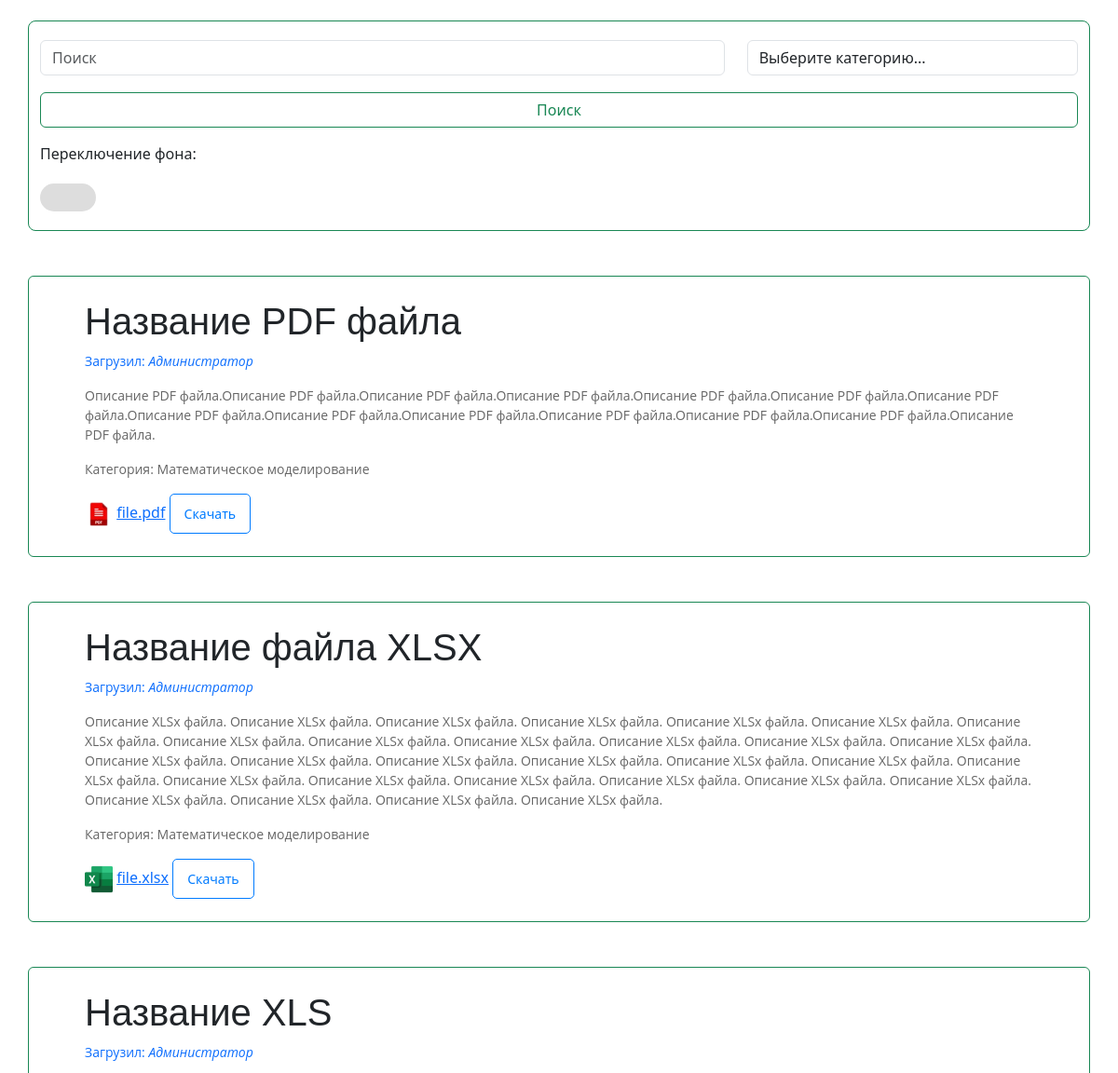
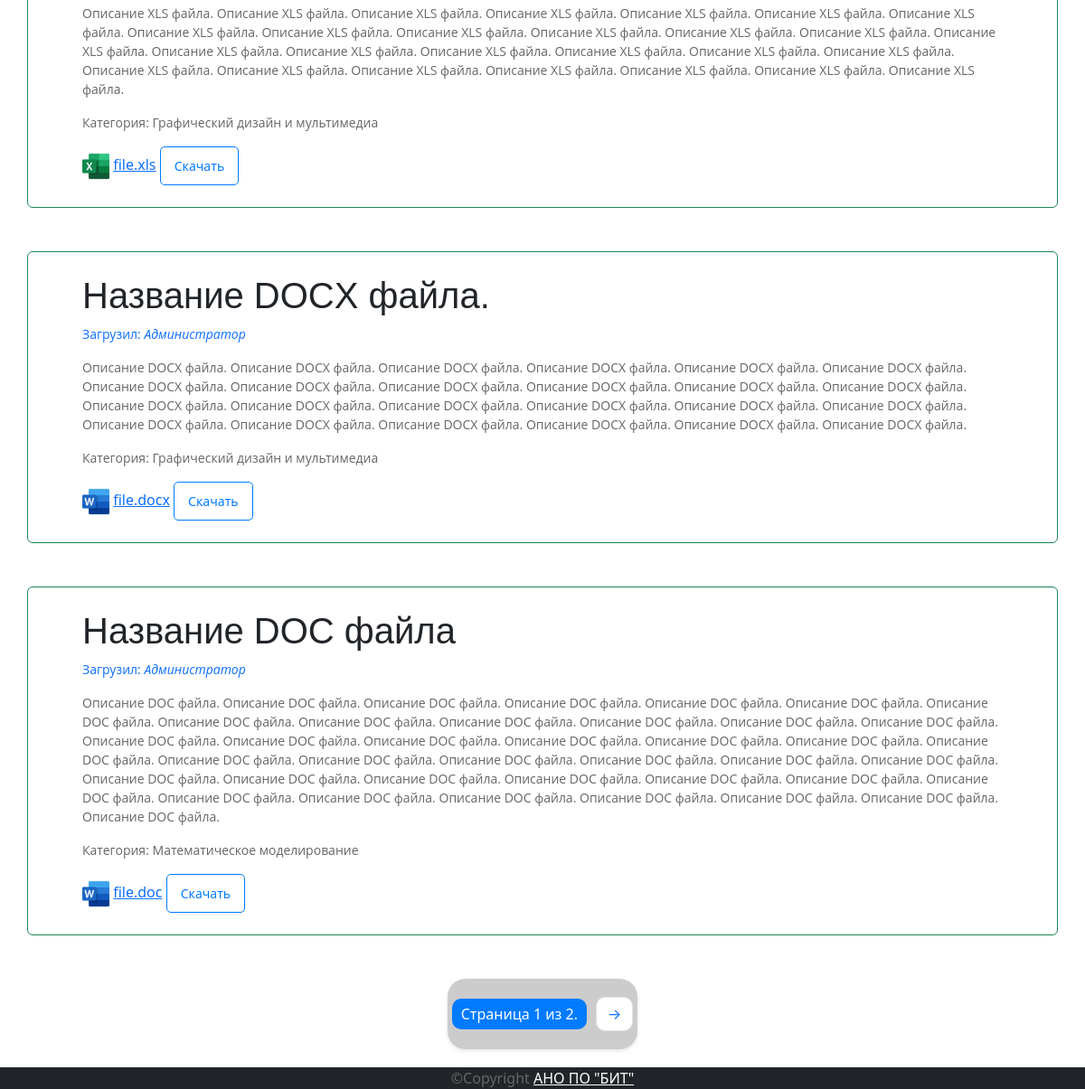
The app's page / (signed in, lower part), older data (2 pictures, top to bottom).
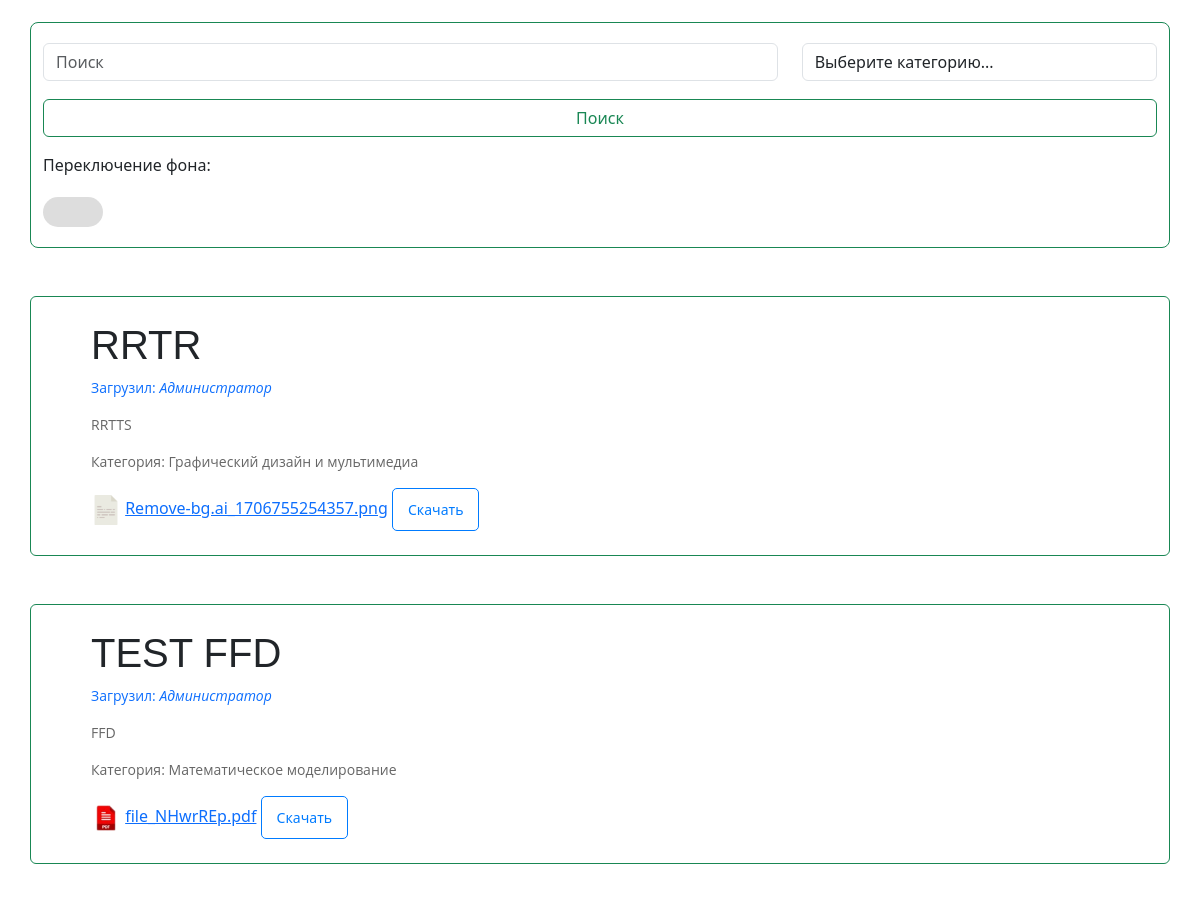
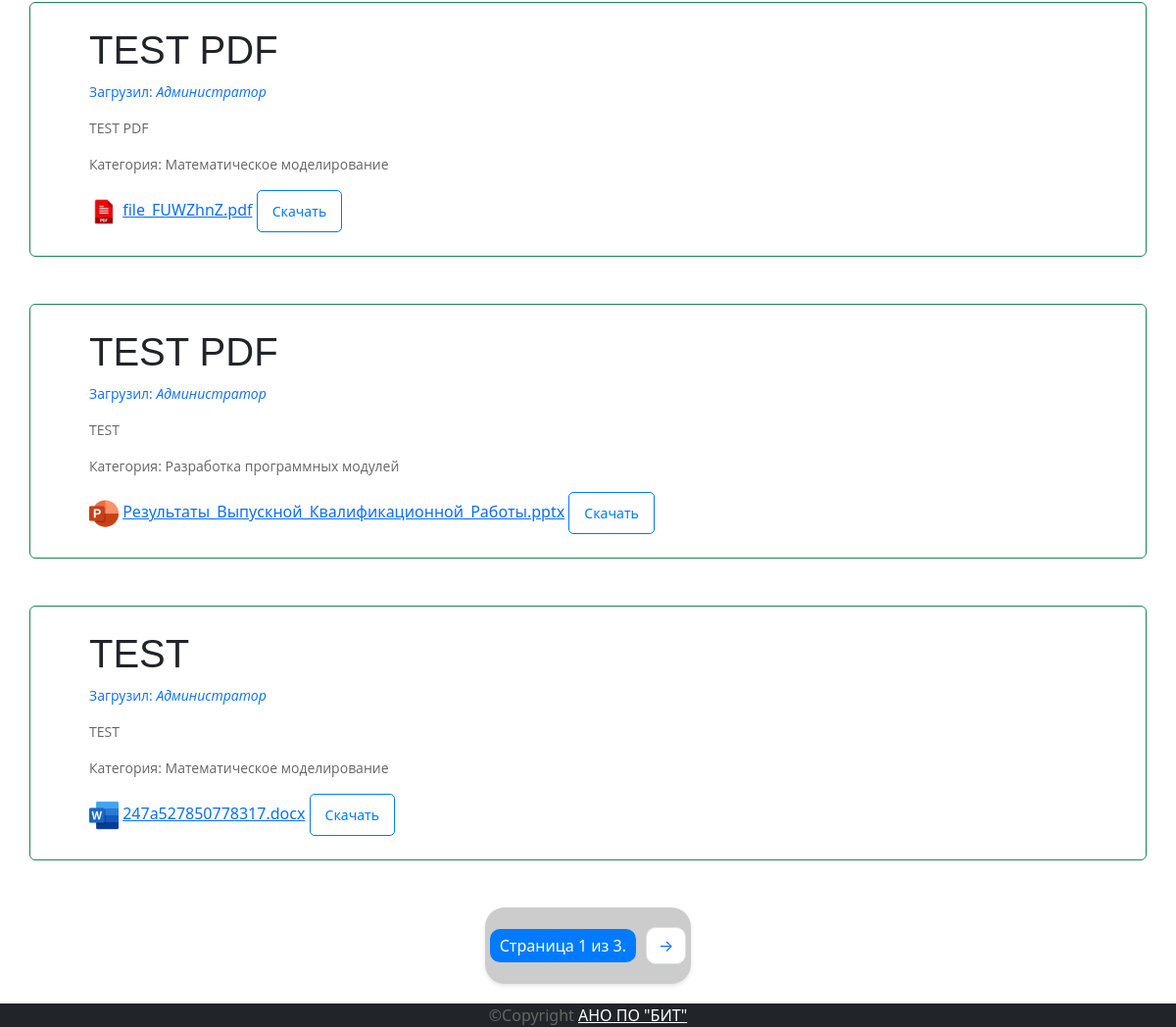
The same page, newer data (2 pictures, top to bottom).
### main/models.py (models this page shows, shortened)
class File_Upload(models.Model):
    user = models.ForeignKey(User, on_delete=models.CASCADE)
    title = models.CharField(max_length=50)
    description = models.TextField()
    category = models.ForeignKey(Category, on_delete=models.CASCADE, related_name='files', null=True)
    file_field = models.FileField(upload_to="")
    def get_icon_path(self):
        file_extension = self.file_field.name.split('.')[-1].lower()
        file_icons = {
            'pdf': 'images/icons/pdf.png',
            'doc': 'images/icons/docx.png',
            'docx': 'images/icons/docx.png',
            'pptx': 'images/icons/pptx.png',
            'ppt': 'images/icons/pptx.png',
            'xlsx': 'images/icons/xlsx.png',
            'xls': 'images/icons/xlsx.png',
        }
        return static(file_icons.get(file_extension, 'images/icons/default.png'))

class User(models.Model):
    name = models.CharField(max_length=50)
    email = models.EmailField()
    pwd = models.CharField(max_length=100)
    gender = models.CharField(max_length=20)

class Category(models.Model):
    name = models.CharField(max_length=100)

### main/views.py (the view)
# urls.py: path('', views.index, name="index"),
def index(request):
    if 'user' not in request.session:
        return redirect('login')
    query = request.GET.get('query', '')
    category_id = request.GET.get('category', '')
    files_list = File_Upload.objects.all().order_by('-id')
    if query:
        files_list = files_list.filter(title__icontains=query)
    if category_id:
        files_list = files_list.filter(category__id=category_id)
    paginator = Paginator(files_list, 5)  # Показывать по 5 файлов на странице
    page_number = request.GET.get('page')
    page_obj = paginator.get_page(page_number)
    categories = Category.objects.all()
    return render(request, 'index.html', {'page_obj': page_obj, 'categories': categories})

### templates/index.html (shortened to what this page needs)
{% extends 'base.html' %}
{% block body %}
<div class="container mt-4 border border-success">
    <form action="{% url 'index' %}" method="get" class="form-inline mb-3">
        <div class="row">
            <div class="col-md-8">
                <input class="form-control w-100" type="search" placeholder="Поиск" aria-label="Поиск" name="query">
            </div>
            <div class="col-md-4">
                <select class="form-control w-100" name="category">
                    <option value="">Выберите категорию...</option>
                </select>
            </div>
        </div>
        <div class="row mt-2">
            <div class="col">
                <button class="btn btn-outline-success w-100" type="submit">Поиск</button>
            </div>
        </div>
    </form>
 <span class="me-2 text-dark">Переключение фона:</span>
        <div class="toggle-container" onclick="toggleBackground()">
            <div class="toggle-circle"></div>
</div>
</div>
    {% for file in page_obj %}
        <div class="container border border-success my-5 py-4 form-control">
            <h1 class="mx-5">{{ file.title }}</h1>
            <small><p class="mx-5 text-primary">Загрузил: <i>{{ file.user.name }}</i></p></small>
            <p class="mx-5">{{ file.description }}</p>
            <p class="mx-5">Категория: {% if file.category %}{{ file.category.name }}{% else %}Не указана{% endif %}</p>
            <div class="mx-5 file-info">
                <img src="{{ file.get_icon_path }}" alt="File Icon" height="30">
                <a class=" btn-outline-success">{{ file.file_field.name }}</a>
                <a class="btn btn-outline-success btn-sm" href="{{ file.file_field.url }}" download>Скачать</a>
            </div>
        </div>
    {% endfor %}
    <div class="pagination">
        <span class="current-page">Страница {{ page_obj.number }} из {{ page_obj.paginator.num_pages }}.</span>
        {% if page_obj.has_next %}
            <a class="page-link" href="?page={{ page_obj.next_page_number }}">→</a>
        {% endif %}
    </div>
{% endblock %}

### templates/base.html (shortened to what this page needs)
<!doctype html>
<html lang="ru">
<head>
  {% load static %}
  <link rel="stylesheet" href="{% static 'css/styles.css' %}">
  <link href="https://cdn.jsdelivr.net/npm/bootstrap@5.3.0-alpha1/dist/css/bootstrap.min.css" rel="stylesheet">
</head>
<body class="bg-white text-light">
  {% block body %}
  {% endblock %}
  <footer class="text-center mt-10 bg-dark text-light">
    <div class="site-info">
      ©Copyright <a href="http://biit39.ru" target="_blank" style="color: #ffffff;">АНО ПО "БИТ"</a>
    </div>
  </footer>
</body>
</html>

### static/css/styles.css (style rules this page uses)
body, .main-section { background-color: #FFFFFF; }
.toggle-container { width: 60px; height: 30px; background-color: #ddd; border-radius: 15px; position: relative; cursor: pointer; margin-top: 20px; }
.toggle-circle { position: absolute; top: 5px; left: 5px; width: 20px; height: 20px; border-radius: 50%; transition: all 0.3s ease; }
body.bg-white { background-color: #ffffff; color: black; }
.form-inline .form-control { margin-bottom: 10px; }
.container { box-shadow: none; background-color: #FFFFFF; margin: 20px auto; padding: 20px; border-radius: 8px; width: 90%; border-color: black; max-width: 800px; }
a, a:visited { color: #007bff; text-decoration: none; }
a.btn { color: #007bff; padding: 10px 15px; border: 1px solid #007bff; border-radius: 5px; transition: background-color 0.3s ease, color 0.3s ease; }
h1, h2, h3, h4, h5, h6 { color: #294a70; font-family: 'Merriweather Sans', sans-serif; font-weight: normal; margin: 0 0 15px; }
p, li, .site-description { margin: 0; font-family: 'Open Sans', sans-serif; line-height: 1.5; font-size: 14px; color: #666666; }
.site-info { color: #666666; text-align: center; margin-top: 20px; }
.site-info a { color: #007bff; }
.pagination { display: flex; justify-content: center; align-items: center; padding: 20px 0; margin: 20px auto; background-color: rgba(0, 0, 0, 0.2); border-radius: 20px; box-shadow: 0 2px 4px rgba(0, 0, 0, 0.1); width: fit-content; }
.page-link { color: #007bff; border: none; background-color: transparent; border-radius: 10px; padding: 5px 10px; margin: 0 5px; }
.current-page { background-color: #007bff; color: #fff; border-radius: 10px; padding: 5px 10px; margin: 0 5px; }

Row changes from the older to the newer data that the page shows:
no longer on this page (row unchanged): File_Upload: title "Название PDF файла", user.name "Администратор", description "Описание PDF файла.Описание PDF файла.Описание PDF файла.Описание PDF файла.Описание PDF файла.Описание PDF файла.Описание PDF файла.Описание PDF файла.Описание PDF файла.Описание PDF файла.Описание PDF файла.Описание PDF файла.Описание PDF файла.Описание PDF файла.", category.name "Математическое моделирование", file_field.name "file.pdf"
no longer on this page (row unchanged): File_Upload: title "Название файла XLSX", user.name "Администратор", description "Описание XLSx файла. Описание XLSx файла. Описание XLSx файла. Описание XLSx файла. Описание XLSx файла. Описание XLSx файла. Описание XLSx файла. Описание XLSx файла. Описание XLSx файла. Описание XLSx файла. Описание XLSx файла. Описание XLSx файла. Описание XLSx файла. Описание XLSx файла. Описание XLSx файла. Описание XLSx файла. Описание XLSx файла. Описание XLSx файла. Описание XLSx файла. Описание XLSx файла. Описание XLSx файла. Описание XLSx файла. Описание XLSx файла. Описание XLSx файла. Описание XLSx файла. Описание XLSx файла. Описание XLSx файла. Описание XLSx файла. Описание XLSx файла. Описание XLSx файла.", category.name "Математическое моделирование", file_field.name "file.xlsx"
no longer on this page (row unchanged): File_Upload: title "Название XLS", user.name "Администратор", description "Описание XLS файла. Описание XLS файла. Описание XLS файла. Описание XLS файла. Описание XLS файла. Описание XLS файла. Описание XLS файла. Описание XLS файла. Описание XLS файла. Описание XLS файла. Описание XLS файла. Описание XLS файла. Описание XLS файла. Описание XLS файла. Описание XLS файла. Описание XLS файла. Описание XLS файла. Описание XLS файла. Описание XLS файла. Описание XLS файла. Описание XLS файла. Описание XLS файла. Описание XLS файла. Описание XLS файла. Описание XLS файла. Описание XLS файла. Описание XLS файла.", category.name "Графический дизайн и мультимедиа", file_field.name "file.xls"
no longer on this page (row unchanged): File_Upload: title "Название DOCX файла.", user.name "Администратор", description "Описание DOCX файла. Описание DOCX файла. Описание DOCX файла. Описание DOCX файла. Описание DOCX файла. Описание DOCX файла. Описание DOCX файла. Описание DOCX файла. Описание DOCX файла. Описание DOCX файла. Описание DOCX файла. Описание DOCX файла. Описание DOCX файла. Описание DOCX файла. Описание DOCX файла. Описание DOCX файла. Описание DOCX файла. Описание DOCX файла. Описание DOCX файла. Описание DOCX файла. Описание DOCX файла. Описание DOCX файла. Описание DOCX файла. Описание DOCX файла.", category.name "Графический дизайн и мультимедиа", file_field.name "file.docx"
no longer on this page (row unchanged): File_Upload: title "Название DOC файла", user.name "Администратор", description "Описание DOC файла. Описание DOC файла. Описание DOC файла. Описание DOC файла. Описание DOC файла. Описание DOC файла. Описание DOC файла. Описание DOC файла. Описание DOC файла. Описание DOC файла. Описание DOC файла. Описание DOC файла. Описание DOC файла. Описание DOC файла. Описание DOC файла. Описание DOC файла. Описание DOC файла. Описание DOC файла. Описание DOC файла. Описание DOC файла. Описание DOC файла. Описание DOC файла. Описание DOC файла. Описание DOC файла. Описание DOC файла. Описание DOC файла. Описание DOC файла. Описание DOC файла. Описание DOC файла. Описание DOC файла. Описание DOC файла. Описание DOC файла. Описание DOC файла. Описание DOC файла. Описание DOC файла.…", category.name "Математическое моделирование", file_field.name "file.doc"
added File_Upload: title "RRTR", user.name "Администратор", description "RRTTS", category.name "Графический дизайн и мультимедиа", shows a picture, file_field.name "Remove-bg.ai_1706755254357.png"
added File_Upload: title "TEST FFD", user.name "Администратор", description "FFD", category.name "Математическое моделирование", file_field.name "file_NHwrREp.pdf"
added File_Upload: title "TEST PDF", user.name "Администратор", description "TEST PDF", category.name "Математическое моделирование", file_field.name "file_FUWZhnZ.pdf"
added File_Upload: title "TEST PDF", user.name "Администратор", description "TEST", category.name "Разработка программных модулей", shows a picture, file_field.name "Результаты_Выпускной_Квалификационной_Работы.pptx"
added File_Upload: title "TEST", user.name "Администратор", description "TEST", category.name "Математическое моделирование", file_field.name "247a527850778317.docx"
Text that changed along with them:
{{ page_obj.paginator.num_pages }}: "2" → "3"
